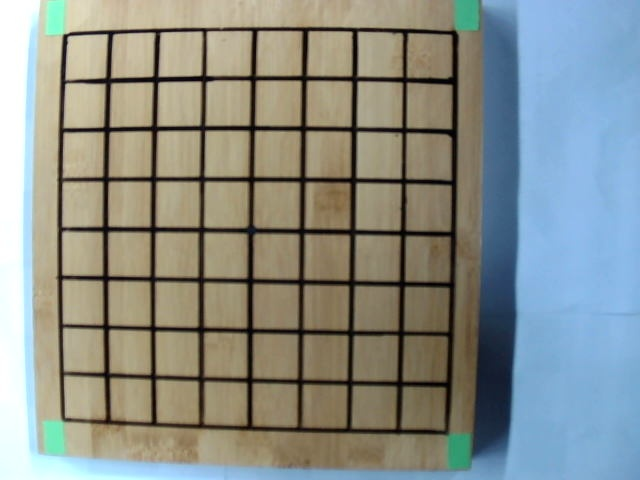
#> input picture python/opencv/canny-edge-detection/IMG-0.jpg, 640 x 480 px
$ python canny.py
#> lines starting #> are read from the running program, lines starting #| are printed output that depends on the picture; after the words box and inside, x2 and y2 are one past the last pixel; in counts of white or black regions, pixels touching at a corner belong together
"""
REF: https://classes.engineering.wustl.edu/ese205/core/index.php?title=OpenCV4
https://opencv-python-tutroals.readthedocs.io/en/latest/py_tutorials/py_imgproc/py_canny/py_canny.html
"""
import cv2
import numpy as np
from matplotlib import pyplot as plt

def edge_detection(img_file_name):
#> called with img_file_name = 'IMG-0.jpg'
    img = cv2.imread(img_file_name, 0)
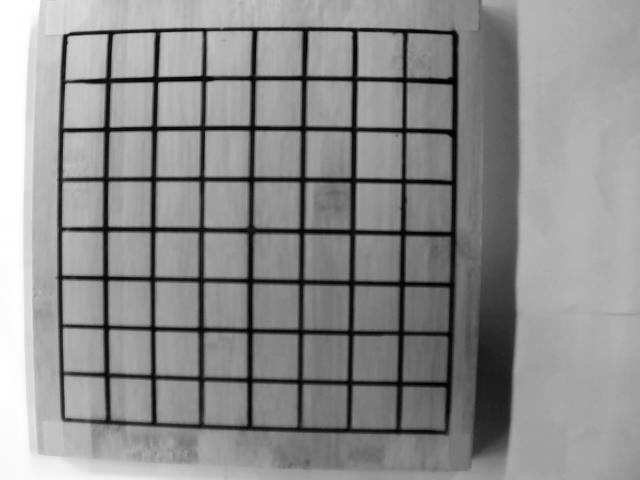
#> img: shape (480, 640); min 0, max 255, mean 141.2
    edges = cv2.Canny(img, 100, 200)
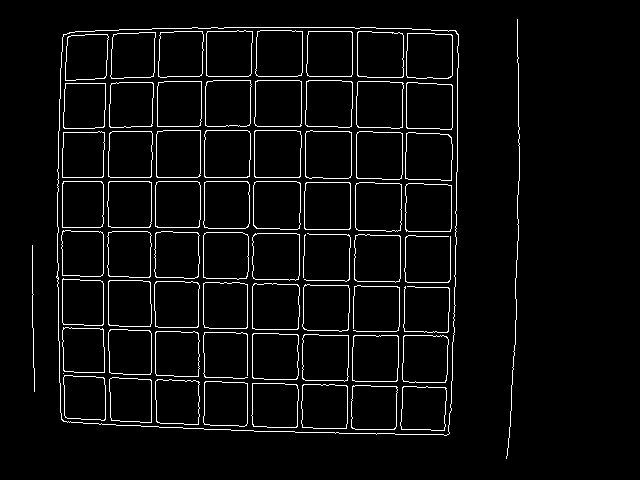
#> edges: shape (480, 640); 4.4% white in thin lines or dots, all inside (x1, y1, x2, y2) = (32, 19, 520, 459)
    circles = cv2.HoughCircles(edges,cv2.HOUGH_GRADIENT,1,20,
                                param1=50,param2=30,minRadius=0,maxRadius=0)
#> circles = 291 rows, first 8: [190.5, 299.5, 129.9], [189.5, 252.5, 128.5], [182.5, 219.5, 122], [619.5, 146.5, 420.9], [626.5, 96.5, 426.7], [561.5, 254.5, 263.8], [609.5, 348.5, 363.9], [593.5, 105.5, 344.8]

    plt.subplot(121),plt.imshow(img,cmap = 'gray')
    plt.title('Original Image'), plt.xticks([]), plt.yticks([])
    plt.subplot(122),plt.imshow(edges,cmap = 'gray')
    #plt.subplot(122),plt.imshow(circles,cmap = 'gray')
    plt.title('Edge Image'), plt.xticks([]), plt.yticks([])
    plt.show()
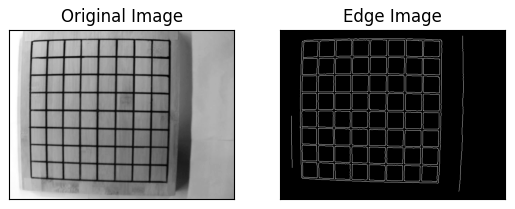
#> figure drawn by matplotlib, 2 panels

if __name__ == '__main__':
    #edge_detection('IMG-52.jpg')
    edge_detection('IMG-0.jpg')

$ run again, with python/opencv/canny-edge-detection/IMG-52.jpg copied over python/opencv/canny-edge-detection/IMG-0.jpg
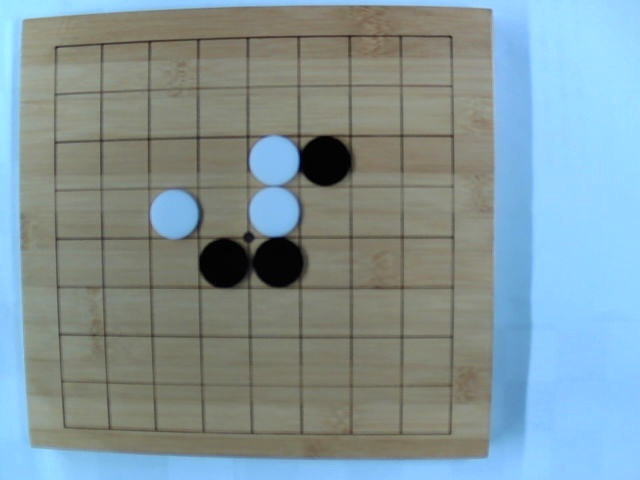
#> input picture python/opencv/canny-edge-detection/IMG-52.jpg, 640 x 480 px
#> in edge_detection, `edges = cv2.Canny(img, 100, 200)`:
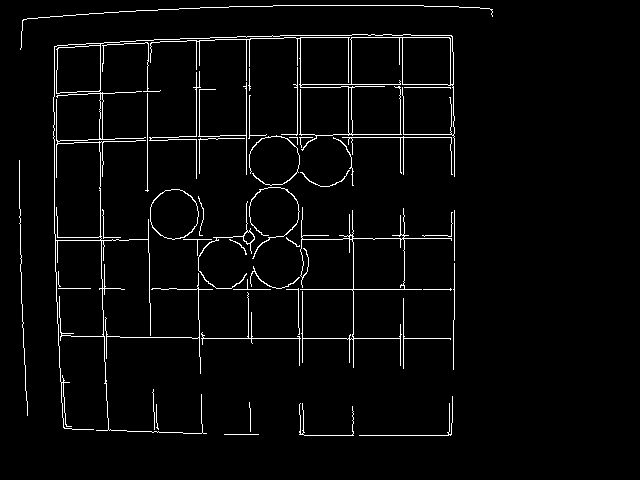
#> edges: shape (480, 640); 3.2% white in thin lines or dots, all inside (x1, y1, x2, y2) = (19, 5, 493, 436)
#> circles = 216 rows, first 8: [204.5, 187.5, 151.9], [237.5, 172.5, 167.9], [183.5, 163.5, 126.8], [232.5, 205.5, 133.8], [181.5, 311.5, 121.5], [409.5, 172.5, 166.7], [279.5, 409.5, 173.4], [226.5, 351.5, 123.8]
#> in edge_detection, `plt.show()`:
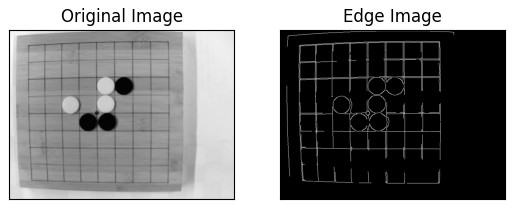
#> figure drawn by matplotlib, 2 panels
